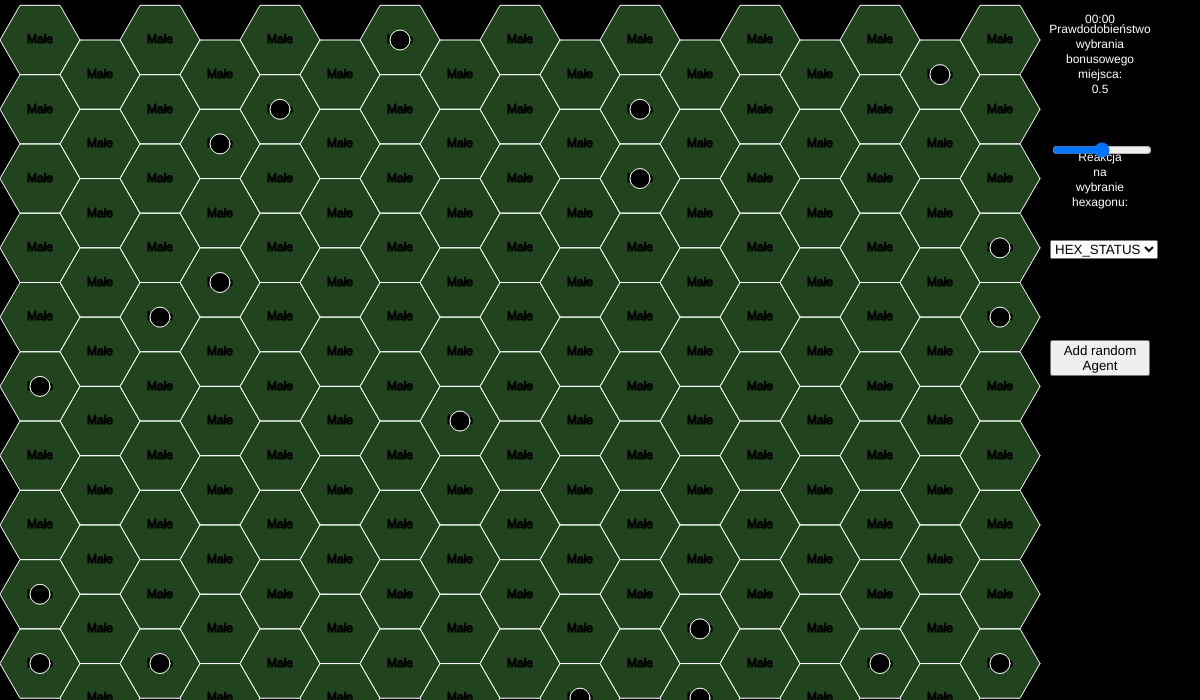
Frame 1 (no input)
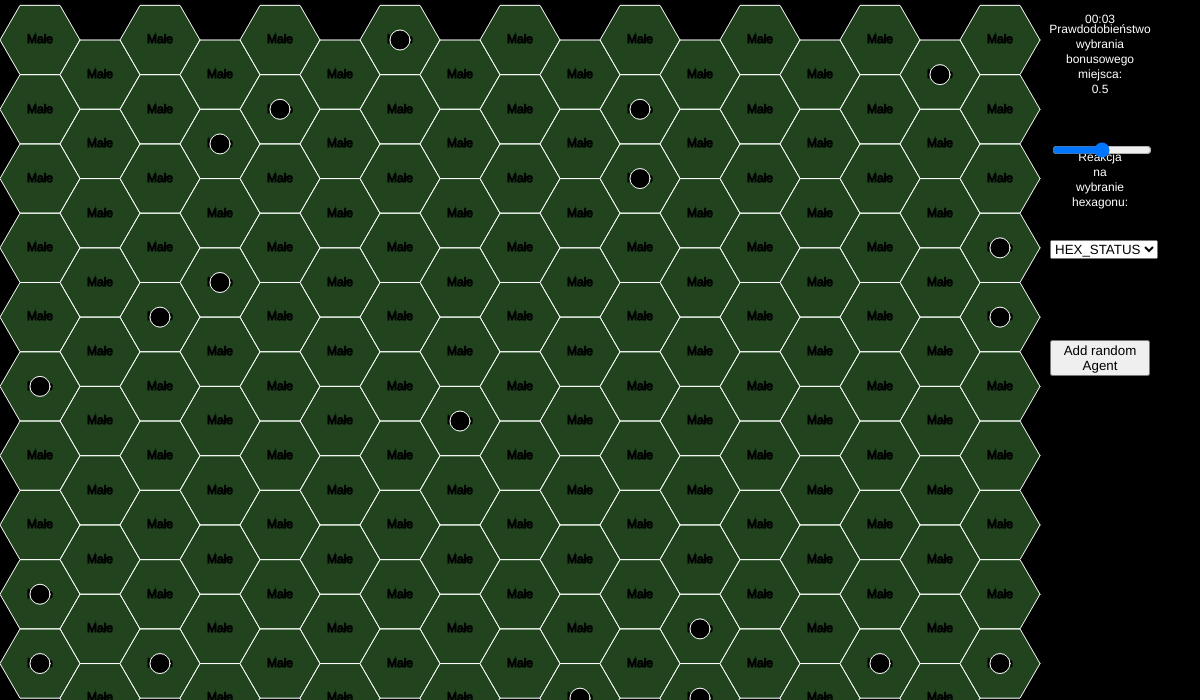
Frame 60 (no input)
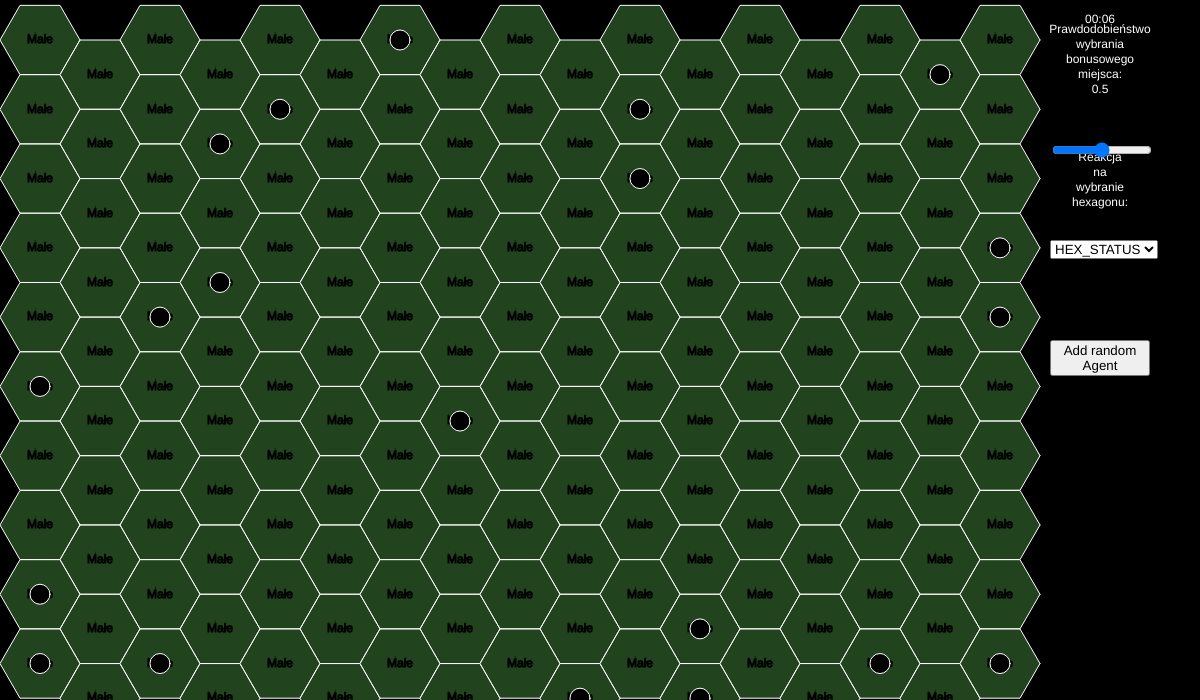
Frame 120 (the mouse pressed at the canvas centre since frame 60)

The p5.js sketch that drew these frames (run headless with seeded random() and noise() and a simulated clock; from frame 60 on, the mouse is pressed at the canvas centre):

// p5.js sketch
// ── sketch.js
const hexRadius = 40;

let hexes = [];
let cars = [];
let numberOfCars = 20;
// let customers = [];
let agents = [];
let numberOfCustomers = 0;

const envWidth = 1200;
const envHeight = 700;

let slider;
let select;
let button;

let selectMode = 'HEX_STATUS';

let counter = 0;
let minutes = 0;
let hours = 0;

const getRandomInt = (min, max) => {
    min = Math.ceil(min);
    max = Math.floor(max);
    return Math.floor(Math.random() * (max - min)) + min;
}

function setup() {
    createCanvas(envWidth, envHeight);
    background(0);
    hexes = createHexGrid(envWidth - 100, envHeight);

    for (let i = 0; i < hexes.length; i++) {
        hexes[i].findNeighbours();
    }

    for (let i = 0; i < numberOfCars; i++) {
        let assigned = false;
        do {
            const randomHex = hexes[getRandomInt(0, hexes.length)];
            if (randomHex.getCars().length === 0) {
                cars.push(new Car(randomHex.positionX, randomHex.positionY));
                assigned = true;
            }
        } while (!assigned)

    }

    for (let i = 0; i < numberOfCustomers; i++) {
        customers.push(new Customer(getRandomInt(50, envWidth - 50), getRandomInt(50, envHeight - 50)));
    }

    slider = createSlider(0, 100, 50);
    slider.position(1050, 140);
    slider.style('width', '100px');

    select = createSelect();
    select.position(1050, 240);
    select.option('HEX_STATUS');
    select.option('ADD_AGENT');

    button = createButton('Add random Agent');
    button.position(1050, 340);
    button.style('width', '100px');

}

const drawText = () => {
    fill(255, 255, 255)
    const parsedTime = `${hours <= 9 ? `0${hours}` : hours.toString()}:${minutes <= 9 ? `0${minutes}` : minutes.toString()}`
    textAlign(CENTER, CENTER);
    text(parsedTime, 1100, 20)
    text(`Prawdodobieństwo wybrania bonusowego miejsca: ${slider.value() / 100}`, 1075, 60, 50);
    text(`Reakcja na wybranie hexagonu:`, 1075, 180, 50);
}


function draw() {
    background(0);
    for (let i = 0; i < hexes.length; i++) {
        hexes[i].resolveHex();
        hexes[i].show();

    }

    for (let i = 0; i < numberOfCars; i++) {
        cars[i].move();
        cars[i].show();
    }

    for (let i = 0; i < agents.length; i++) {
        agents[i].move();
        agents[i].show();
        agents[i].resolveAgent();
    }

    drawText();
    // console.log(counter);
    if (counter % 20 === 0) {
        minutes++;
        if (minutes % 60 === 0) {
            minutes = 0;
            hours++;
        }
    }
    counter++;

    select.changed(() => {
        const item = select.value();
        selectMode = item;
    });

    button.mousePressed(() => {
        const randomHex = hexes[getRandomInt(0, hexes.length)];
        agents.push(new Agent(randomHex));
    })
}

function mouseClicked() {


    for (let i = 0; i < hexes.length; i++) {
        if (hexes[i].pressed()) {
            return;
        }
    }


}

const createHexGrid = (width, height) => {
    const objects = []
    const angle = 2 * PI / 6;
    for (let y = hexRadius; y + hexRadius * Math.sin(angle) < height; y += hexRadius * Math.sin(angle)) {
        for (let x = hexRadius, j = 0; x + hexRadius * (1 + Math.cos(angle)) < width; x += hexRadius * (1 + Math.cos(angle)), y += (-1) ** j++ * hexRadius * Math.sin(angle)) {
            objects.push(new Hexagon(x, y));
        }
    }
    return objects;
}

class Hexagon {

    constructor(positionX, positionY) {
        this.positionX = positionX;
        this.positionY = positionY;
        this.r = 40;
        this.counter = 0;
        this.neighbours = [];
        this.timestamp = getCurrentTimestamp();
    }

    getSettingsFromCounter = () => {
        switch (this.counter) {
            case 0:
                return {
                    color: 'rgba(66,135,63,0.5)', text: 'Małe'
                }
            case 1:
                return {
                    color: 'rgba(255, 255, 0, 0.5)', text: 'Średnie'
                }
            case 2:
                return {
                    color: 'rgba(255, 0, 0, 0.5)', text: 'Duże'
                }

        }
    }

    downgradeCounter() {
        if (this.counter > 0) {
            this.counter--;
        }
    }

    show() {
        const a = 2 * PI / 6;
        strokeWeight(1);
        stroke(255, 255, 255)
        fill(`${this.getSettingsFromCounter().color}`)
        beginShape()
        for (let i = 0; i <= 6; i++) {
            vertex(this.positionX + this.r * Math.cos(a * i), this.positionY + this.r * Math.sin(a * i));
        }
        endShape();
        textAlign(CENTER, CENTER);
        stroke(0)
        noFill()
        text(this.getSettingsFromCounter().text, this.positionX, this.positionY);

        if (this.counter > 0) {
            stroke(212, 121, 121)
            strokeWeight(3);

            for (let i = 0; i < this.neighbours.length; i++) {
                line(this.positionX, this.positionY, this.neighbours[i].positionX, this.neighbours[i].positionY);
            }
        }
    }

    findNeighbours() {
        for (let i = 0; i < hexes.length; i++) {
            if (dist(this.positionX, this.positionY, hexes[i].positionX, hexes[i].positionY) < 2 * this.r && hexes[i] !== this) {
                this.neighbours.push(hexes[i]);
            }
        }

    }

    getCars() {
        let tempCars = [];
        for (let i = 0; i < cars.length; i++) {
            if (dist(this.positionX, this.positionY, cars[i].positionX, cars[i].positionY) <= this.r) {
                tempCars.push(cars[i]);
            }
        }
        return tempCars;
    }

    increaseCounter() {
        if (this.counter < 2) {
            this.counter++;
        }
        this.timestamp = getCurrentTimestamp();
    }

    increaseNeighboursCounter() {
        for (let i = 0; i < this.neighbours.length; i++) {
            this.neighbours[i].increaseCounter();
        }
    }

    resolveHex() {
        if (this.containsAgent()) {
            this.timestamp = getCurrentTimestamp();
        } else {
            const currentTimestamp = getCurrentTimestamp();
            if (getTimeDifferenceInMinutes(this.timestamp, currentTimestamp) > 20) {
                this.timestamp = currentTimestamp;
                this.downgradeCounter();
            }
        }
    }

    neighbourHasAgent() {
        for (let i = 0; i < this.neighbours.length; i++) {
            if (this.neighbours[i].containsAgent()) {
                this.neighbours[i].timestamp = getCurrentTimestamp();
            }
        }
    }

    containsAgent() {
        let contains = false;
        for (let i = 0; i < agents.length; i++) {
            if (agents[i].hex === this) {
                contains = true;
            }
        }
        return contains;
    }

    pressed() {
        if (dist(this.positionX, this.positionY, mouseX, mouseY) < this.r) {
            // console.log()
            if (selectMode === 'HEX_STATUS') {
                if (this.counter === 2) {
                    this.counter = 0
                } else {
                    this.counter++;
                }
            } else if (selectMode === 'ADD_AGENT') {
                agents.push(new Agent(this));
            }
            return true;
        }

        return false;
    }

}

class Car {

    constructor(positionX, positionY) {
        this.positionX = positionX;
        this.positionY = positionY;
        this.isBeingUsed = false;
        this.reservedBy = undefined;
        this.r = 20;
        this.speed = 2;
        this.destination = undefined;
    }


    show() {
        stroke(255, 255, 255)
        strokeWeight(1);
        if (this.isBeingUsed) {
            fill(153, 102, 51)
        } else {
            fill(0)
        }
        circle(this.positionX, this.positionY, this.r)
        stroke(0);
        noFill();
        text(cars.indexOf(this), this.positionX, this.positionY);

        if (!!this.destination) {
            this.destination.show();

        }
    }

    // pressed() {
    //     if (dist(this.positionX, this.positionY, mouseX, mouseY) < this.r) {
    //         this.reserveAndFindDestination();
    //         return true;
    //     }
    //
    //     return false;
    // }

    setAsUsedAndFindDestination() {
        if (!this.isBeingUsed) {
            this.isBeingUsed = true;
            const randomHex = hexes[getRandomInt(0, hexes.length)];
            this.destination = new Destination(randomHex);
            this.destination.checkIfNeighbourRequiresCar();
        }

    }

    move() {
        if (this.isBeingUsed && !!this.destination) {
            this.destination.checkIfNeighbourRequiresCar();
            this.destination.move();
            if (dist(this.destination.positionX, this.destination.positionY, this.positionX, this.positionY) > 1) {

                const vector = createVector(this.destination.positionX - this.positionX, this.destination.positionY - this.positionY);
                vector.normalize();

                this.positionX += vector.x * this.speed;
                this.positionY += vector.y * this.speed;

            } else {
                this.destination.destinationHex.downgradeCounter();
                this.destination = undefined;
                this.isBeingUsed = false;
                this.reservedBy = undefined;
            }
        }

    }


}

class Destination {

    constructor(destinationHex) {
        this.destinationHex = destinationHex
        this.positionX = destinationHex.positionX;
        this.positionY = destinationHex.positionY;
        this.speed = 2;
        this.r = 20;
        this.changedDestination = false;
        this.probability = Math.random();
    }

    show() {
        fill(153, 12, 200)
        circle(this.positionX, this.positionY, this.r)
    }

    checkIfNeighbourRequiresCar() {
        if (this.probability >= (1 - slider.value())) {
            const hexNeighbours = this.destinationHex.neighbours;

            let newHex = undefined;
            let maxCounter = 0;

            for (let i = 0; i < hexNeighbours.length; i++) {
                if (hexNeighbours[i].counter > maxCounter) {
                    maxCounter = hexNeighbours[i].counter;
                    newHex = hexNeighbours[i];
                }
            }

            if (!!newHex) {
                if (this.changedDestination) {
                    if (maxCounter > this.destinationHex.counter) {
                        this.destinationHex = newHex;
                    }
                } else {
                    this.destinationHex = newHex;
                }

                this.changedDestination = true;
            }
        }
    }

    move() {

        if (dist(this.destinationHex.positionX, this.destinationHex.positionY, this.positionX, this.positionY) > 1) {

            const vector = createVector(this.destinationHex.positionX - this.positionX, this.destinationHex.positionY - this.positionY);
            vector.normalize();

            this.positionX += vector.x * this.speed;
            this.positionY += vector.y * this.speed;

        }
    }

}

class Agent {

    constructor(hex) {
        this.hex = hex;
        this.positionX = hex.positionX;
        this.positionY = hex.positionY;
        this.size = 15;
        this.goToHex = undefined;
        this.timestamp = getCurrentTimestamp();
        this.speed = 0.5;
        this.agentState = 0;
    }


    show() {
        stroke(255, 255, 255)
        strokeWeight(1);
        fill(0, 51, 204)
        rect(this.positionX - this.size / 2, this.positionY - this.size / 2, this.size, this.size);
        textAlign(CENTER, CENTER);
        stroke(0);
        noFill();

        text(agents.indexOf(this), this.positionX, this.positionY);
    }

    resolveAgent() {
        let newHex = undefined;
        if (this.hex.getCars().filter(car => !car.isBeingUsed && (!car.reservedBy || car.reservedBy === this)).length > 0) {
            const car = this.hex.getCars().filter(car => !car.isBeingUsed && (!car.reservedBy || car.reservedBy === this))[0];
            car.reservedBy = this;
            car.setAsUsedAndFindDestination();
            agents = agents.filter(i => i !== this);
        } else {
            if (!this.goToHex) {
                const nearHexes = this.hex.neighbours;

                // let newHex = undefined;
                let maxCars = 0;

                for (let i = 0; i < nearHexes.length; i++) {
                    const freeCars = nearHexes[i].getCars().filter(car => !car.isBeingUsed && !car.reservedBy);
                    if (freeCars.length > maxCars) {
                        maxCars = freeCars.length;
                        newHex = nearHexes[i];
                    }
                }

                if (!!newHex) {
                    this.goToHex = newHex;
                    this.goToHex.getCars().filter(car => !car.isBeingUsed && !car.reservedBy)[0].reservedBy = this;
                }
            }
        }

        if (!newHex && !this.goToHex) {
            const currentTimestamp = getCurrentTimestamp();

            if (getTimeDifferenceInMinutes(this.timestamp, currentTimestamp) > 10) {
                this.timestamp = currentTimestamp;

                switch (this.agentState) {
                    case 0:
                    case 1:
                        this.hex.increaseCounter();
                        this.agentState++;
                        break;
                    case 2:
                        this.hex.increaseNeighboursCounter();
                        this.agentState++;
                        break;
                    case 3:
                        this.goToHex = this.hex.neighbours[getRandomInt(0, this.hex.neighbours.length)];
                        this.agentState = 0;
                        break;
                }
            }
        }
    }

    move() {
        if (!!this.goToHex) {
            if (dist(this.goToHex.positionX, this.goToHex.positionY, this.positionX, this.positionY) > 1) {

                const vector = createVector(this.goToHex.positionX - this.positionX, this.goToHex.positionY - this.positionY);
                vector.normalize();

                this.positionX += vector.x * this.speed;
                this.positionY += vector.y * this.speed;

            } else {
                this.hex = this.goToHex;
                this.goToHex = undefined;
            }
        }
    }


}


const getCurrentTimestamp = () => {
    return hours * 60 + minutes;
}

const getTimeDifferenceInMinutes = (firstTimestamp, secondTimestamp) => {
    return Math.abs(firstTimestamp - secondTimestamp);
}
